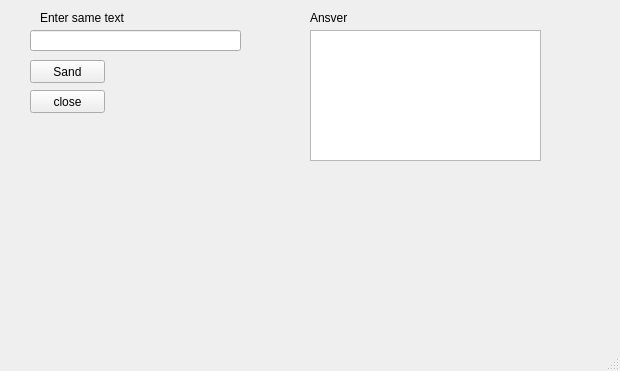
<?xml version="1.0" encoding="UTF-8"?>
<ui version="4.0">
 <class>MainWindow</class>
 <widget class="QMainWindow" name="MainWindow">
  <property name="geometry">
   <rect>
    <x>0</x>
    <y>0</y>
    <width>620</width>
    <height>371</height>
   </rect>
  </property>
  <property name="windowTitle">
   <string>MainWindow</string>
  </property>
  <widget class="QWidget" name="centralwidget">
   <widget class="QLabel" name="label">
    <property name="geometry">
     <rect>
      <x>40</x>
      <y>10</y>
      <width>241</width>
      <height>16</height>
     </rect>
    </property>
    <property name="text">
     <string>Enter same text</string>
    </property>
   </widget>
   <widget class="QPushButton" name="btn_send">
    <property name="geometry">
     <rect>
      <x>30</x>
      <y>60</y>
      <width>75</width>
      <height>23</height>
     </rect>
    </property>
    <property name="text">
     <string>Sand</string>
    </property>
   </widget>
   <widget class="QTextBrowser" name="text_ans">
    <property name="geometry">
     <rect>
      <x>310</x>
      <y>30</y>
      <width>231</width>
      <height>131</height>
     </rect>
    </property>
   </widget>
   <widget class="QLabel" name="label_2">
    <property name="geometry">
     <rect>
      <x>310</x>
      <y>10</y>
      <width>201</width>
      <height>16</height>
     </rect>
    </property>
    <property name="text">
     <string>Ansver</string>
    </property>
   </widget>
   <widget class="QPushButton" name="btn_close">
    <property name="geometry">
     <rect>
      <x>30</x>
      <y>90</y>
      <width>75</width>
      <height>23</height>
     </rect>
    </property>
    <property name="text">
     <string>close</string>
    </property>
   </widget>
   <widget class="QLineEdit" name="text_send">
    <property name="geometry">
     <rect>
      <x>30</x>
      <y>30</y>
      <width>211</width>
      <height>21</height>
     </rect>
    </property>
   </widget>
  </widget>
  <widget class="QMenuBar" name="menubar">
   <property name="geometry">
    <rect>
     <x>0</x>
     <y>0</y>
     <width>620</width>
     <height>21</height>
    </rect>
   </property>
  </widget>
  <widget class="QStatusBar" name="statusbar"/>
 </widget>
 <resources/>
 <connections/>
</ui>
